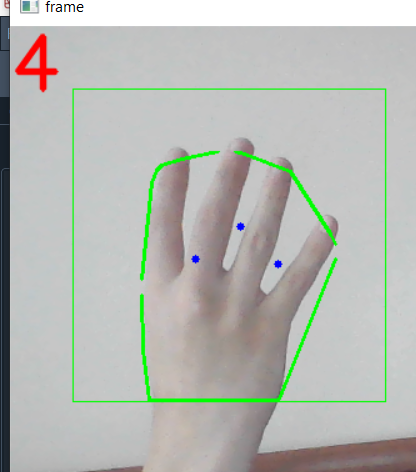
#> input picture 4.png, 416 x 472 px, given in place of the camera
$ python hand_gesture_recognition.py
#> lines starting #> are read from the running program, lines starting #| are printed output that depends on the picture; after the words box and inside, x2 and y2 are one past the last pixel; in counts of white or black regions, pixels touching at a corner belong together
import cv2
import numpy as np
import math

vid = cv2.VideoCapture(0)

while(1):

    try:

        ret, frame = vid.read()
#> frame is the input picture: shape (472, 416, 3); mean B, G, R 180.4, 185.8, 183.1
        frame=cv2.flip(frame,1)
        kernel = np.ones((3,3),np.uint8)

        roi=frame[100:300, 100:300]
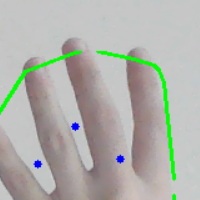
#> roi: shape (200, 200, 3); mean B, G, R 171.7, 178, 176.2


        cv2.rectangle(frame,(50,50),(300,300),(0,255,0),0)
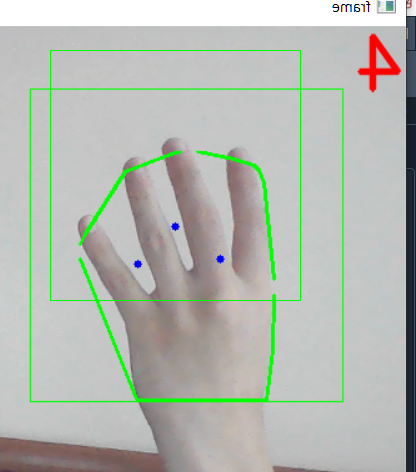
#> frame: shape (472, 416, 3); mean B, G, R 179.4, 186.2, 182.1
        hsv = cv2.cvtColor(roi, cv2.COLOR_BGR2HSV)
#> hsv: shape (200, 200, 3); mean H, S, V 57.6, 19.2, 184.5


        lower_skin = np.array([0,20,70], dtype=np.uint8)
        upper_skin = np.array([20,255,255], dtype=np.uint8)

        mask = cv2.inRange(hsv, lower_skin, upper_skin)
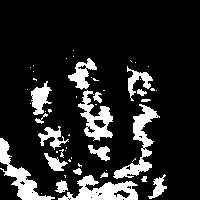
#> mask: shape (200, 200); 15.2% white; 53 white regions (33 under 20 px), largest, box (x1, y1, x2, y2) and area: (58, 175, 138, 200) 1005, (113, 104, 160, 179) 958, (0, 138, 55, 200) 905


        mask = cv2.dilate(mask,kernel,iterations = 4)
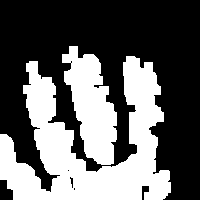
#> mask: shape (200, 200); 38.6% white; 2 white regions

        mask = cv2.GaussianBlur(mask,(5,5),100)
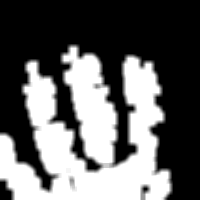
#> mask: shape (200, 200); min 0, max 255, mean 98.5


        contours, _ = cv2.findContours(mask, cv2.RETR_TREE, cv2.CHAIN_APPROX_SIMPLE)
#> contours = 3 contours, 1 with area under 20; largest, box (x1, y1, x2, y2) and area: (0, 44, 173, 200) 17678, (87, 159, 99, 170) 73

        cnt = max(contours, key = lambda x: cv2.contourArea(x))
#> cnt = contour of 287 points, box (x1, y1, x2, y2) (0, 44, 173, 200), area 17678

        epsilon = 0.0005*cv2.arcLength(cnt,True)
#> epsilon = 0.665
        approx= cv2.approxPolyDP(cnt,epsilon,True)
#> approx = contour of 186 points, box (x1, y1, x2, y2) (0, 44, 173, 200), area 17702


        hull = cv2.convexHull(cnt)
#> hull = contour of 16 points, box (x1, y1, x2, y2) (0, 44, 173, 200), area 23340

        areaHull = cv2.contourArea(hull)
#> areaHull = 23339.5
        areaCnt = cv2.contourArea(cnt)
#> areaCnt = 17677.5

        areaRatio=((areaHull-areaCnt)/areaCnt)*100
#> areaRatio = 32.03

        hull = cv2.convexHull(approx, returnPoints=False)
#> hull = [184, 133, 132, 91, 86, 81, 73, 57, 56, 52, 51, 48, 45, 44, 0]
        defects = cv2.convexityDefects(approx, hull)
#> defects = [[184, 0, 185, 284], [0, 44, 28, 16314], [45, 48, 47, 995], [48, 51, 50, 994], [52, 56, 55, 362], [57, 73, 66, 3855], [73, 81, 77, 2054], [81, 86, 82, 729], [86, 91, 87, 971], [91, 132, 109, 28117], [133, 184, 158, 28524]]

        l=0

        for i in range(defects.shape[0]):
            s,e,f,d = defects[i,0]
            start = tuple(approx[s][0])
            end = tuple(approx[e][0])
            far = tuple(approx[f][0])


            a = math.sqrt((end[0] - start[0])**2 + (end[1] - start[1])**2)
            b = math.sqrt((far[0] - start[0])**2 + (far[1] - start[1])**2)
            c = math.sqrt((end[0] - far[0])**2 + (end[1] - far[1])**2)
            s = (a+b+c)/2
            ar = math.sqrt(s*(s-a)*(s-b)*(s-c))

            d=(2*ar)/a

            angle = math.acos((b**2 + c**2 - a**2)/(2*b*c)) * 57


            if angle <= 90 and d>30:
                l += 1
                cv2.circle(roi, far, 3, [255,0,0], -1)

            cv2.line(roi,start, end, [0,255,0], 2)
#> this loop made 11 passes
#> (e, f, start, end, far, a) on passes 1 to 10: (0, 185, (27, 59), (24, 61), (26, 61), 3.61), (44, 28, (24, 61), (0, 132), (48, 189), 74.95), (48, 47, (0, 181), (5, 190), (5, 182), 10.3), (51, 50, (5, 190), (11, 199), (11, 192), 10.82), (56, 55, (167, 199), (172, 194), (169, 195), 7.07), (73, 66, (171, 169), (165, 110), (152, 131), 59.3), (81, 77, (165, 110), (162, 84), (156, 102), 26.17), (86, 82, (162, 84), (154, 60), (158, 81), 25.3), (91, 87, (154, 60), (136, 54), (142, 60), 18.97), (132, 109, (136, 54), (79, 44), (116, 162), 57.87)
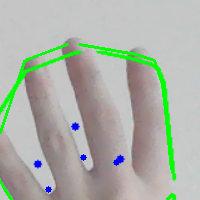
#> roi: shape (200, 200, 3); 2.28% of pixels changed, all inside (x1, y1, x2, y2) = (0, 43, 174, 200)
#> after the loop, l = 3


        l+=1
#> l = 4

        font = cv2.FONT_HERSHEY_SIMPLEX
#> font = 0
        if l==1:
            if areaCnt<2000:
                cv2.putText(frame,'Put your hand in the box',(0,50), font, 1, (0,0,255), 3, cv2.LINE_AA)
            else:
                if areaRatio<12:
                    cv2.putText(frame,'0',(0,50), font, 2, (0,0,255), 3, cv2.LINE_AA)
                elif areaRatio<17.5:
                    cv2.putText(frame,'Best luck',(0,50), font, 2, (0,0,255), 3, cv2.LINE_AA)

                else:
                    cv2.putText(frame,'1',(0,50), font, 2, (0,0,255), 3, cv2.LINE_AA)

        elif l==2:
            cv2.putText(frame,'2',(0,50), font, 2, (0,0,255), 3, cv2.LINE_AA)

        elif l==3:

              if areaRatio<27:
                    cv2.putText(frame,'3',(0,50), font, 2, (0,0,255), 3, cv2.LINE_AA)
              else:
                    cv2.putText(frame,'ok',(0,50), font, 2, (0,0,255), 3, cv2.LINE_AA)

        elif l==4:
            cv2.putText(frame,'4',(0,50), font, 2, (0,0,255), 3, cv2.LINE_AA)
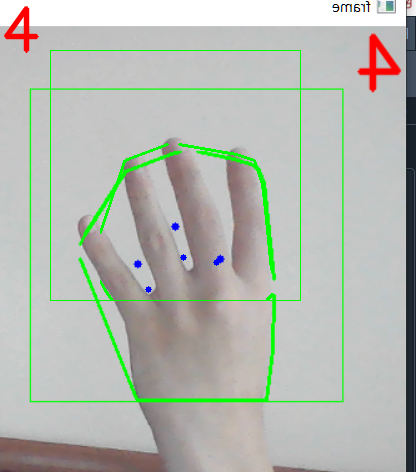
#> frame: shape (472, 416, 3); 0.8% of pixels changed, all inside (x1, y1, x2, y2) = (3, 6, 274, 300)

        elif l==5:
            cv2.putText(frame,'5',(0,50), font, 2, (0,0,255), 3, cv2.LINE_AA)

        elif l==6:
            cv2.putText(frame,'reposition',(0,50), font, 2, (0,0,255), 3, cv2.LINE_AA)

        else :
            cv2.putText(frame,'reposition',(10,50), font, 2, (0,0,255), 3, cv2.LINE_AA)

        cv2.imshow('mask',mask)
        cv2.imshow('frame',frame)
    except:
        pass


    k = cv2.waitKey(5) & 0xFF
#> (key Esc is pressed here)
    if k == 27:
        break

cv2.destroyAllWindows()
vid.release()

$ run again, on 5.png
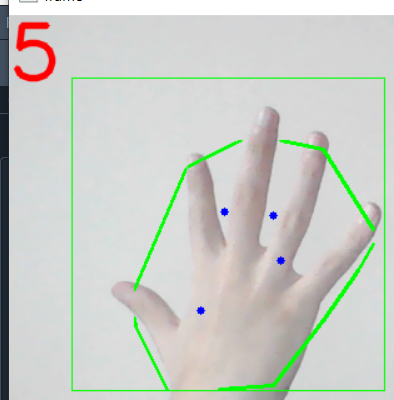
#> input picture 5.png, 394 x 400 px, given in place of the camera
#> frame is the input picture: shape (400, 394, 3); mean B, G, R 199.7, 206.2, 202.3
#> hsv: shape (200, 200, 3); mean H, S, V 53.8, 14.2, 211.3
#> contours = 5 contours; box (x1, y1, x2, y2) and area: (0, 28, 107, 200) 12018, (0, 101, 20, 158) 794, (127, 187, 164, 200) 338, (89, 52, 102, 65) 144, (18, 163, 23, 180) 33
#> cnt = contour of 165 points, box (x1, y1, x2, y2) (0, 28, 107, 200), area 12018
#> epsilon = 0.38
#> approx = contour of 153 points, box (x1, y1, x2, y2) (0, 28, 107, 200), area 12018
#> `hull = cv2.convexHull(cnt)`: hull = contour of 9 points, box (x1, y1, x2, y2) (0, 28, 107, 200), area 15996
#> areaHull = 15996.5
#> areaCnt = 12018.5
#> areaRatio = 33.1
#> `hull = cv2.convexHull(approx, returnPoints=False)`: hull = [152, 147, 144, 83, 82, 42, 41, 40, 0]
#> defects = [[0, 40, 26, 6856], [42, 82, 59, 2816], [83, 144, 113, 21486], [144, 147, 145, 890], [147, 152, 150, 730]]
#> the loop `for i in range(defects.shape[0]):` made 5 passes
#> (e, f, start, end, far, a) on passes 1 to 5: (40, 26, (11, 28), (0, 167), (29, 140), 139.4), (82, 59, (106, 199), (106, 70), (95, 135), 129), (144, 113, (104, 68), (51, 34), (53, 135), 62.97), (147, 145, (51, 34), (39, 30), (40, 34), 12.65), (152, 150, (39, 30), (23, 28), (24, 31), 16.12)
#> after the loop `for i in range(defects.shape[0]):`:
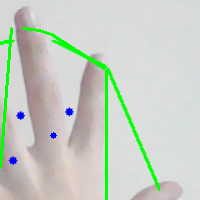
#> roi: shape (200, 200, 3); mean B, G, R 196.4, 206.9, 199.5
#> after the loop `for i in range(defects.shape[0]):`: l = 1
#> `l+=1`: l = 2
#> font = 0
#> `cv2.putText(frame,'2',(0,50), font, 2, (0,0,255), 3, cv2.LINE_AA)`:
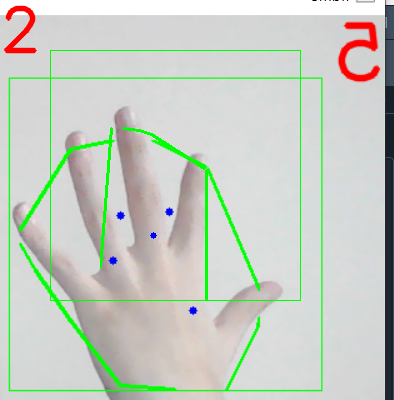
#> frame: shape (400, 394, 3); mean B, G, R 196.4, 205.9, 199.8
